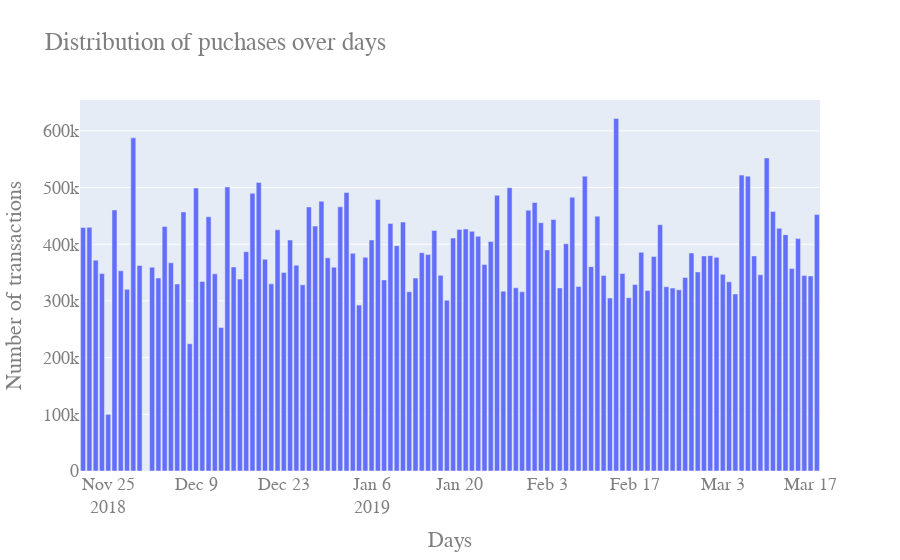

The cell this chart's notebook holds for it:
### Code cell
import plotly.graph_objects as go

fig = go.Figure([go.Bar(y=purchases.df.groupby([purchases.df['transaction_datetime'].dt.date]).count().iloc[:, 0],
                 x=purchases.df['transaction_datetime'].dt.date.unique())])
fig.update_layout(
    title="Distribution of puchases over days",
    xaxis_title="Days",
    yaxis_title="Number of transactions",
    font=dict(
        family="Courier New, monospace",
        size=18,
        color="#7f7f7f"
    )
)
fig.show()
